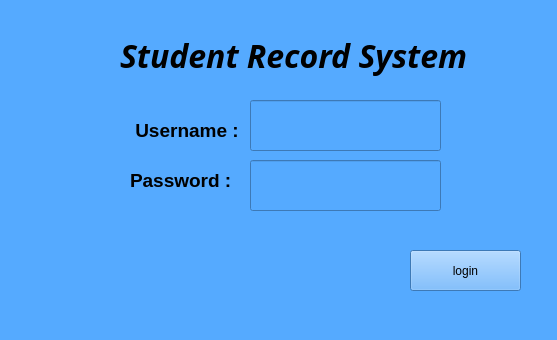
<?xml version="1.0" encoding="UTF-8"?>
<ui version="4.0">
 <class>LoginWindow</class>
 <widget class="QWidget" name="LoginWindow">
  <property name="windowModality">
   <enum>Qt::WindowModality::NonModal</enum>
  </property>
  <property name="geometry">
   <rect>
    <x>0</x>
    <y>0</y>
    <width>557</width>
    <height>340</height>
   </rect>
  </property>
  <property name="palette">
   <palette>
    <active>
     <colorrole role="WindowText">
      <brush brushstyle="SolidPattern">
       <color alpha="255">
        <red>0</red>
        <green>0</green>
        <blue>0</blue>
       </color>
      </brush>
     </colorrole>
     <colorrole role="Button">
      <brush brushstyle="SolidPattern">
       <color alpha="255">
        <red>85</red>
        <green>170</green>
        <blue>255</blue>
       </color>
      </brush>
     </colorrole>
     <colorrole role="Light">
      <brush brushstyle="SolidPattern">
       <color alpha="255">
        <red>253</red>
        <green>248</green>
        <blue>255</blue>
       </color>
      </brush>
     </colorrole>
     <colorrole role="Midlight">
      <brush brushstyle="SolidPattern">
       <color alpha="255">
        <red>228</red>
        <green>184</green>
        <blue>255</blue>
       </color>
      </brush>
     </colorrole>
     <colorrole role="Dark">
      <brush brushstyle="SolidPattern">
       <color alpha="255">
        <red>102</red>
        <green>60</green>
        <blue>127</blue>
       </color>
      </brush>
     </colorrole>
     <colorrole role="Mid">
      <brush brushstyle="SolidPattern">
       <color alpha="255">
        <red>136</red>
        <green>81</green>
        <blue>170</blue>
       </color>
      </brush>
     </colorrole>
     <colorrole role="Text">
      <brush brushstyle="SolidPattern">
       <color alpha="255">
        <red>0</red>
        <green>0</green>
        <blue>0</blue>
       </color>
      </brush>
     </colorrole>
     <colorrole role="BrightText">
      <brush brushstyle="SolidPattern">
       <color alpha="255">
        <red>255</red>
        <green>255</green>
        <blue>255</blue>
       </color>
      </brush>
     </colorrole>
     <colorrole role="ButtonText">
      <brush brushstyle="SolidPattern">
       <color alpha="255">
        <red>0</red>
        <green>0</green>
        <blue>0</blue>
       </color>
      </brush>
     </colorrole>
     <colorrole role="Base">
      <brush brushstyle="SolidPattern">
       <color alpha="255">
        <red>85</red>
        <green>170</green>
        <blue>255</blue>
       </color>
      </brush>
     </colorrole>
     <colorrole role="Window">
      <brush brushstyle="SolidPattern">
       <color alpha="255">
        <red>85</red>
        <green>170</green>
        <blue>255</blue>
       </color>
      </brush>
     </colorrole>
     <colorrole role="Shadow">
      <brush brushstyle="SolidPattern">
       <color alpha="255">
        <red>0</red>
        <green>0</green>
        <blue>0</blue>
       </color>
      </brush>
     </colorrole>
     <colorrole role="Highlight">
      <brush brushstyle="SolidPattern">
       <color alpha="255">
        <red>96</red>
        <green>101</green>
        <blue>212</blue>
       </color>
      </brush>
     </colorrole>
     <colorrole role="Link">
      <brush brushstyle="SolidPattern">
       <color alpha="255">
        <red>96</red>
        <green>101</green>
        <blue>212</blue>
       </color>
      </brush>
     </colorrole>
     <colorrole role="LinkVisited">
      <brush brushstyle="SolidPattern">
       <color alpha="255">
        <red>96</red>
        <green>101</green>
        <blue>212</blue>
       </color>
      </brush>
     </colorrole>
     <colorrole role="AlternateBase">
      <brush brushstyle="SolidPattern">
       <color alpha="255">
        <red>229</red>
        <green>188</green>
        <blue>255</blue>
       </color>
      </brush>
     </colorrole>
     <colorrole role="ToolTipBase">
      <brush brushstyle="SolidPattern">
       <color alpha="255">
        <red>255</red>
        <green>255</green>
        <blue>220</blue>
       </color>
      </brush>
     </colorrole>
     <colorrole role="ToolTipText">
      <brush brushstyle="SolidPattern">
       <color alpha="255">
        <red>0</red>
        <green>0</green>
        <blue>0</blue>
       </color>
      </brush>
     </colorrole>
     <colorrole role="PlaceholderText">
      <brush brushstyle="SolidPattern">
       <color alpha="127">
        <red>0</red>
        <green>0</green>
        <blue>0</blue>
       </color>
      </brush>
     </colorrole>
     <colorrole role="Accent">
      <brush brushstyle="SolidPattern">
       <color alpha="255">
        <red>255</red>
        <green>255</green>
        <blue>255</blue>
       </color>
      </brush>
     </colorrole>
    </active>
    <inactive>
     <colorrole role="WindowText">
      <brush brushstyle="SolidPattern">
       <color alpha="255">
        <red>0</red>
        <green>0</green>
        <blue>0</blue>
       </color>
      </brush>
     </colorrole>
     <colorrole role="Button">
      <brush brushstyle="SolidPattern">
       <color alpha="255">
        <red>85</red>
        <green>170</green>
        <blue>255</blue>
       </color>
      </brush>
     </colorrole>
     <colorrole role="Light">
      <brush brushstyle="SolidPattern">
       <color alpha="255">
        <red>253</red>
        <green>248</green>
        <blue>255</blue>
       </color>
      </brush>
     </colorrole>
     <colorrole role="Midlight">
      <brush brushstyle="SolidPattern">
       <color alpha="255">
        <red>228</red>
        <green>184</green>
        <blue>255</blue>
       </color>
      </brush>
     </colorrole>
     <colorrole role="Dark">
      <brush brushstyle="SolidPattern">
       <color alpha="255">
        <red>102</red>
        <green>60</green>
        <blue>127</blue>
       </color>
      </brush>
     </colorrole>
     <colorrole role="Mid">
      <brush brushstyle="SolidPattern">
       <color alpha="255">
        <red>136</red>
        <green>81</green>
        <blue>170</blue>
       </color>
      </brush>
     </colorrole>
     <colorrole role="Text">
      <brush brushstyle="SolidPattern">
       <color alpha="255">
        <red>0</red>
        <green>0</green>
        <blue>0</blue>
       </color>
      </brush>
     </colorrole>
     <colorrole role="BrightText">
      <brush brushstyle="SolidPattern">
       <color alpha="255">
        <red>255</red>
        <green>255</green>
        <blue>255</blue>
       </color>
      </brush>
     </colorrole>
     <colorrole role="ButtonText">
      <brush brushstyle="SolidPattern">
       <color alpha="255">
        <red>0</red>
        <green>0</green>
        <blue>0</blue>
       </color>
      </brush>
     </colorrole>
     <colorrole role="Base">
      <brush brushstyle="SolidPattern">
       <color alpha="255">
        <red>85</red>
        <green>170</green>
        <blue>255</blue>
       </color>
      </brush>
     </colorrole>
     <colorrole role="Window">
      <brush brushstyle="SolidPattern">
       <color alpha="255">
        <red>85</red>
        <green>170</green>
        <blue>255</blue>
       </color>
      </brush>
     </colorrole>
     <colorrole role="Shadow">
      <brush brushstyle="SolidPattern">
       <color alpha="255">
        <red>0</red>
        <green>0</green>
        <blue>0</blue>
       </color>
      </brush>
     </colorrole>
     <colorrole role="Highlight">
      <brush brushstyle="SolidPattern">
       <color alpha="255">
        <red>96</red>
        <green>101</green>
        <blue>212</blue>
       </color>
      </brush>
     </colorrole>
     <colorrole role="Link">
      <brush brushstyle="SolidPattern">
       <color alpha="255">
        <red>96</red>
        <green>101</green>
        <blue>212</blue>
       </color>
      </brush>
     </colorrole>
     <colorrole role="LinkVisited">
      <brush brushstyle="SolidPattern">
       <color alpha="255">
        <red>96</red>
        <green>101</green>
        <blue>212</blue>
       </color>
      </brush>
     </colorrole>
     <colorrole role="AlternateBase">
      <brush brushstyle="SolidPattern">
       <color alpha="255">
        <red>229</red>
        <green>188</green>
        <blue>255</blue>
       </color>
      </brush>
     </colorrole>
     <colorrole role="ToolTipBase">
      <brush brushstyle="SolidPattern">
       <color alpha="255">
        <red>255</red>
        <green>255</green>
        <blue>220</blue>
       </color>
      </brush>
     </colorrole>
     <colorrole role="ToolTipText">
      <brush brushstyle="SolidPattern">
       <color alpha="255">
        <red>0</red>
        <green>0</green>
        <blue>0</blue>
       </color>
      </brush>
     </colorrole>
     <colorrole role="PlaceholderText">
      <brush brushstyle="SolidPattern">
       <color alpha="127">
        <red>0</red>
        <green>0</green>
        <blue>0</blue>
       </color>
      </brush>
     </colorrole>
     <colorrole role="Accent">
      <brush brushstyle="SolidPattern">
       <color alpha="255">
        <red>255</red>
        <green>255</green>
        <blue>255</blue>
       </color>
      </brush>
     </colorrole>
    </inactive>
    <disabled>
     <colorrole role="WindowText">
      <brush brushstyle="SolidPattern">
       <color alpha="255">
        <red>102</red>
        <green>60</green>
        <blue>127</blue>
       </color>
      </brush>
     </colorrole>
     <colorrole role="Button">
      <brush brushstyle="SolidPattern">
       <color alpha="255">
        <red>85</red>
        <green>170</green>
        <blue>255</blue>
       </color>
      </brush>
     </colorrole>
     <colorrole role="Light">
      <brush brushstyle="SolidPattern">
       <color alpha="255">
        <red>253</red>
        <green>248</green>
        <blue>255</blue>
       </color>
      </brush>
     </colorrole>
     <colorrole role="Midlight">
      <brush brushstyle="SolidPattern">
       <color alpha="255">
        <red>228</red>
        <green>184</green>
        <blue>255</blue>
       </color>
      </brush>
     </colorrole>
     <colorrole role="Dark">
      <brush brushstyle="SolidPattern">
       <color alpha="255">
        <red>102</red>
        <green>60</green>
        <blue>127</blue>
       </color>
      </brush>
     </colorrole>
     <colorrole role="Mid">
      <brush brushstyle="SolidPattern">
       <color alpha="255">
        <red>136</red>
        <green>81</green>
        <blue>170</blue>
       </color>
      </brush>
     </colorrole>
     <colorrole role="Text">
      <brush brushstyle="SolidPattern">
       <color alpha="255">
        <red>102</red>
        <green>60</green>
        <blue>127</blue>
       </color>
      </brush>
     </colorrole>
     <colorrole role="BrightText">
      <brush brushstyle="SolidPattern">
       <color alpha="255">
        <red>255</red>
        <green>255</green>
        <blue>255</blue>
       </color>
      </brush>
     </colorrole>
     <colorrole role="ButtonText">
      <brush brushstyle="SolidPattern">
       <color alpha="255">
        <red>102</red>
        <green>60</green>
        <blue>127</blue>
       </color>
      </brush>
     </colorrole>
     <colorrole role="Base">
      <brush brushstyle="SolidPattern">
       <color alpha="255">
        <red>85</red>
        <green>170</green>
        <blue>255</blue>
       </color>
      </brush>
     </colorrole>
     <colorrole role="Window">
      <brush brushstyle="SolidPattern">
       <color alpha="255">
        <red>85</red>
        <green>170</green>
        <blue>255</blue>
       </color>
      </brush>
     </colorrole>
     <colorrole role="Shadow">
      <brush brushstyle="SolidPattern">
       <color alpha="255">
        <red>0</red>
        <green>0</green>
        <blue>0</blue>
       </color>
      </brush>
     </colorrole>
     <colorrole role="Link">
      <brush brushstyle="SolidPattern">
       <color alpha="255">
        <red>96</red>
        <green>101</green>
        <blue>212</blue>
       </color>
      </brush>
     </colorrole>
     <colorrole role="LinkVisited">
      <brush brushstyle="SolidPattern">
       <color alpha="255">
        <red>96</red>
        <green>101</green>
        <blue>212</blue>
       </color>
      </brush>
     </colorrole>
     <colorrole role="AlternateBase">
      <brush brushstyle="SolidPattern">
       <color alpha="255">
        <red>204</red>
        <green>121</green>
        <blue>255</blue>
       </color>
      </brush>
     </colorrole>
     <colorrole role="ToolTipBase">
      <brush brushstyle="SolidPattern">
       <color alpha="255">
        <red>255</red>
        <green>255</green>
        <blue>220</blue>
       </color>
      </brush>
     </colorrole>
     <colorrole role="ToolTipText">
      <brush brushstyle="SolidPattern">
       <color alpha="255">
        <red>0</red>
        <green>0</green>
        <blue>0</blue>
       </color>
      </brush>
     </colorrole>
     <colorrole role="PlaceholderText">
      <brush brushstyle="SolidPattern">
       <color alpha="127">
        <red>102</red>
        <green>60</green>
        <blue>127</blue>
       </color>
      </brush>
     </colorrole>
     <colorrole role="Accent">
      <brush brushstyle="SolidPattern">
       <color alpha="255">
        <red>233</red>
        <green>197</green>
        <blue>255</blue>
       </color>
      </brush>
     </colorrole>
    </disabled>
   </palette>
  </property>
  <property name="windowTitle">
   <string>Form</string>
  </property>
  <property name="layoutDirection">
   <enum>Qt::LayoutDirection::LeftToRight</enum>
  </property>
  <property name="autoFillBackground">
   <bool>false</bool>
  </property>
  <property name="styleSheet">
   <string notr="true">#LoginWindow {
    border-image: url(:/Untitled_design.jpg);
}
</string>
  </property>
  <widget class="QLabel" name="lblTitle">
   <property name="geometry">
    <rect>
     <x>120</x>
     <y>30</y>
     <width>491</width>
     <height>51</height>
    </rect>
   </property>
   <property name="font">
    <font>
     <family>Lucida Fax</family>
     <pointsize>24</pointsize>
     <italic>true</italic>
     <bold>true</bold>
    </font>
   </property>
   <property name="layoutDirection">
    <enum>Qt::LayoutDirection::LeftToRight</enum>
   </property>
   <property name="styleSheet">
    <string notr="true">this-&gt;setStyleSheet(
    &quot;QWidget#StudentDashboard {&quot;
    &quot;background-image: url(:/new/prefix1/untitled_design.jpg);&quot;
    &quot;background-repeat: no-repeat;&quot;
    &quot;background-position: center;&quot;
    &quot;background-size: cover;&quot;
    &quot;}&quot;
);
</string>
   </property>
   <property name="text">
    <string>Student Record System</string>
   </property>
  </widget>
  <widget class="QLabel" name="label_2">
   <property name="geometry">
    <rect>
     <x>130</x>
     <y>110</y>
     <width>111</width>
     <height>41</height>
    </rect>
   </property>
   <property name="font">
    <font>
     <pointsize>14</pointsize>
     <bold>true</bold>
    </font>
   </property>
   <property name="layoutDirection">
    <enum>Qt::LayoutDirection::LeftToRight</enum>
   </property>
   <property name="text">
    <string> Username :</string>
   </property>
  </widget>
  <widget class="QLineEdit" name="txtUsername">
   <property name="geometry">
    <rect>
     <x>250</x>
     <y>100</y>
     <width>191</width>
     <height>51</height>
    </rect>
   </property>
   <property name="font">
    <font>
     <pointsize>14</pointsize>
     <bold>true</bold>
    </font>
   </property>
   <property name="layoutDirection">
    <enum>Qt::LayoutDirection::LeftToRight</enum>
   </property>
  </widget>
  <widget class="QLabel" name="label_3">
   <property name="geometry">
    <rect>
     <x>130</x>
     <y>160</y>
     <width>111</width>
     <height>41</height>
    </rect>
   </property>
   <property name="font">
    <font>
     <pointsize>14</pointsize>
     <bold>true</bold>
    </font>
   </property>
   <property name="layoutDirection">
    <enum>Qt::LayoutDirection::LeftToRight</enum>
   </property>
   <property name="text">
    <string>Password :</string>
   </property>
  </widget>
  <widget class="QLineEdit" name="txtPassword">
   <property name="geometry">
    <rect>
     <x>250</x>
     <y>160</y>
     <width>191</width>
     <height>51</height>
    </rect>
   </property>
   <property name="layoutDirection">
    <enum>Qt::LayoutDirection::LeftToRight</enum>
   </property>
  </widget>
  <widget class="QPushButton" name="btnLogin">
   <property name="geometry">
    <rect>
     <x>410</x>
     <y>250</y>
     <width>111</width>
     <height>41</height>
    </rect>
   </property>
   <property name="layoutDirection">
    <enum>Qt::LayoutDirection::LeftToRight</enum>
   </property>
   <property name="text">
    <string>login</string>
   </property>
  </widget>
 </widget>
 <tabstops>
  <tabstop>txtUsername</tabstop>
  <tabstop>txtPassword</tabstop>
  <tabstop>btnLogin</tabstop>
 </tabstops>
 <resources/>
 <connections/>
</ui>
